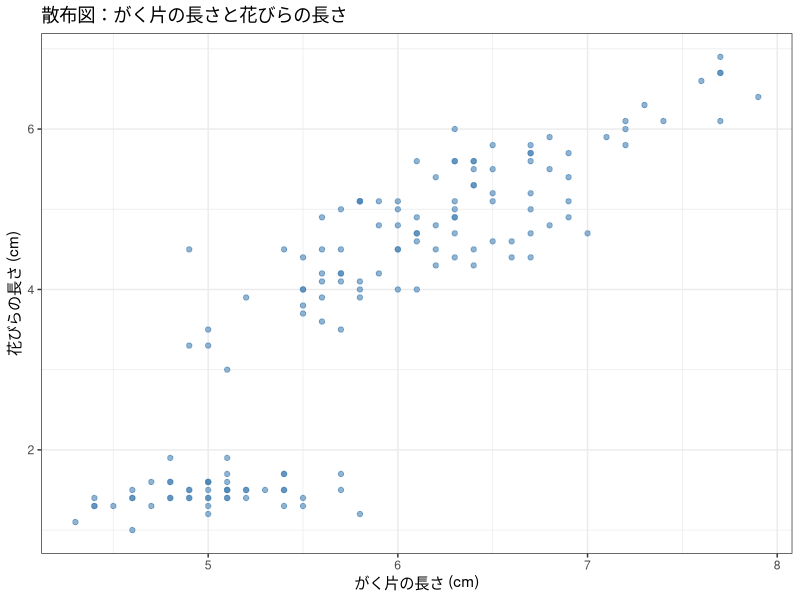
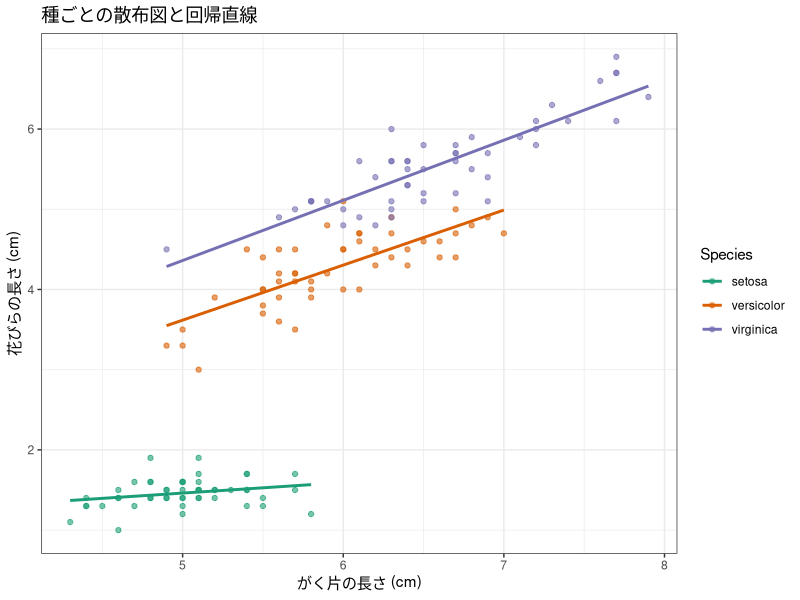

R code for these plots, in order:
## ---- chunk 1
knitr::opts_chunk$set(echo = TRUE, warning = FALSE, message = FALSE,
                      fig.width = 7, fig.height = 5)
library(tidyverse)

# 図の日本語が文字化けしないようにする（ragg があるときだけ有効にする）
if (requireNamespace("ragg", quietly = TRUE)) {
  knitr::opts_chunk$set(dev = "ragg_png")
}
## ---- chunk 2
library(tidyverse)
## ---- chunk 3
# iris データ：がく片の長さと花びらの長さの散布図
ggplot(iris, aes(x = Sepal.Length, y = Petal.Length)) +
  geom_point(color = "steelblue", alpha = 0.6) +
  labs(title = "散布図：がく片の長さと花びらの長さ",
       x = "がく片の長さ (cm)", y = "花びらの長さ (cm)") +
  theme_bw()
## ---- chunk 4
# 種ごとに色を分ける
ggplot(iris, aes(x = Sepal.Length, y = Petal.Length, color = Species)) +
  geom_point(alpha = 0.6) +
  geom_smooth(method = "lm", se = FALSE) +
  scale_color_brewer(palette = "Dark2") +
  labs(title = "種ごとの散布図と回帰直線",
       x = "がく片の長さ (cm)", y = "花びらの長さ (cm)") +
  theme_bw()
## ---- chunk 5
# 2変数の相関係数
cor(iris$Sepal.Length, iris$Petal.Length)
## ---- chunk 6
# 複数変数の相関行列
iris |>
  select(Sepal.Length, Sepal.Width, Petal.Length, Petal.Width) |>
  cor()
## ---- chunk 7
# 四捨五入して見やすく
iris |>
  select(Sepal.Length, Sepal.Width, Petal.Length, Petal.Width) |>
  cor() |>
  round(2)
## ---- chunk 8
# 相関の有意性検定
cor.test(iris$Sepal.Length, iris$Petal.Length)
